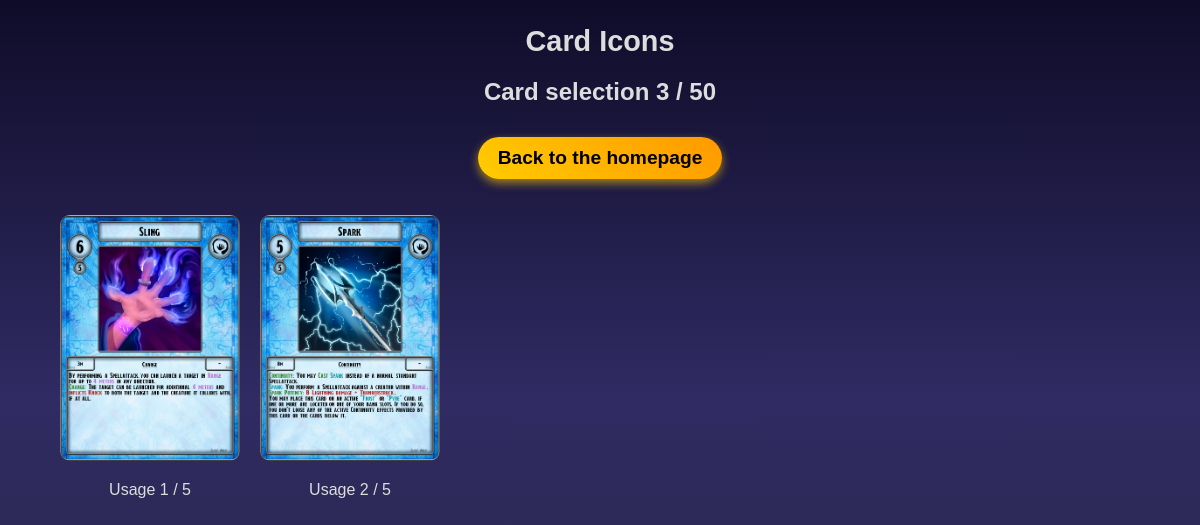
/deck (signed in), run on an earlier commit of the app's database.
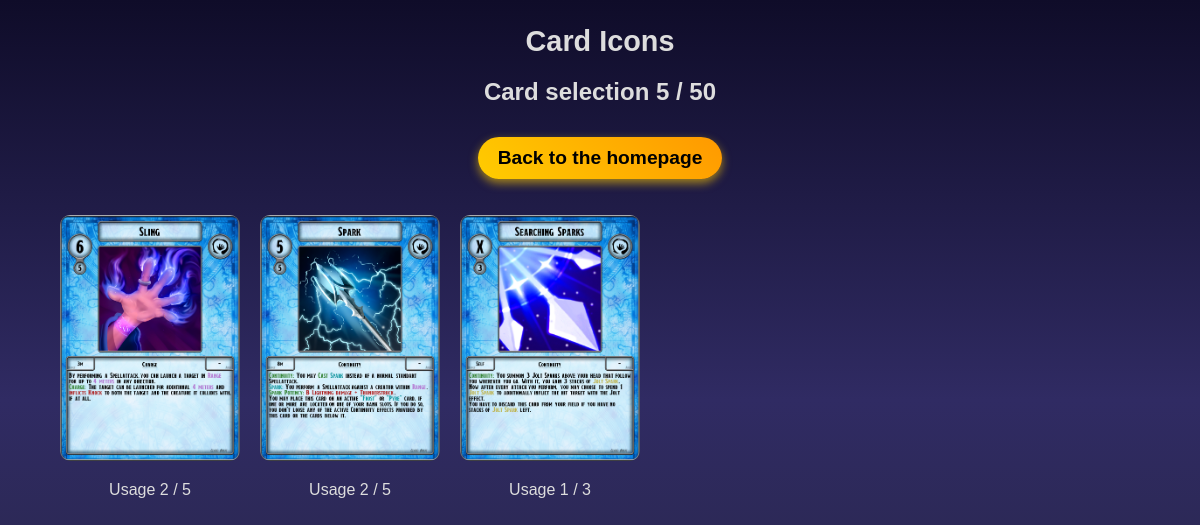
And on a later commit of the database.
### tables this page shows
CREATE TABLE deck(id, card, max, amount);

### main.py (the view)
@app.route('/deck')
def deck():
    user = session.get('username')
    if user is None:
        return redirect(url_for('open_reg_log'))
    else:
        card_usage = get_card_count(user)
        return render_template('deck.html', size_cards=get_deck_amount(user), card_usage=card_usage)

### backend/database.py (called while the page is built)
def transform_username_id(username):
    with con:
        cur_new = con.cursor()
        cmd = 'SELECT id FROM player WHERE username LIKE ?'
        res = cur_new.execute(cmd, (username,))
        result = res.fetchone()
    if result:
        return result[0]
    raise ValueError(f'User {username} not found.')

def get_deck_amount(player):
    player_id = transform_username_id(player)
    cmd = 'SELECT amount FROM deck WHERE id = ?'
    cur.execute(cmd, (player_id, ))
    row = cur.fetchall()
    i = 0
    for x in row:
        i += x[0]
    return i

def get_card_count(player):
    player_id = transform_username_id(player)
    cmd = f'SELECT card, amount FROM deck WHERE id = {player_id}'
    cur.execute(cmd)
    rows = cur.fetchall()
    con.commit()
    return rows

### templates/deck.html (shortened to what this page needs)
<!DOCTYPE html>
<html lang="en">
<head>
    <link rel="stylesheet" href="{{ url_for('static', filename='styles/deck.css') }}">
</head>
<body>
    <div class="container">
        <header>
            <div class="header-content">
                <h1>Card Icons</h1>
                {% if size_cards %}
                <h2 id="karten_title">Card selection {{ size_cards }} / 50</h2>
                {% else %}
                <h2 id="karten_title">Card selection</h2>
                {% endif %}
                <p><a href="/" class="back-button">Back to the homepage</a></p>
            </div>
        </header>
        <div class="card-container">
            {% for image, usage in card_usage %}
            <div class="card">
                <img src="{{ url_for('static', filename='assetsFolder/Cards/' + image) }}" alt="{{ image }}" class="remove-card" data-card="{{ image }}">
                <p>Usage {{ usage }} / {{ image.rsplit('_', 2)[1] }}</p>
            </div>
            {% endfor %}
        </div>
    </div>
</body>
</html>

### static/styles/deck.css (style rules this page uses)
body { margin: 0; padding: 0; display: flex; justify-content: center; align-items: flex-start; min-height: 100vh; font-family: 'Jost', sans-serif; background: linear-gradient(to bottom, #0f0c29, #302b63, #24243e); color: white; }
.container { width: 90%; max-width: 1200px; margin-top: 20px; display: flex; flex-direction: column; align-items: flex-start; }
header { width: 100%; display: flex; justify-content: center; align-items: center; text-align: center; margin-bottom: 20px; }
.header-content { display: flex; flex-direction: column; align-items: center; gap: 10px; }
p { display: flex; flex-direction: column; align-items: center; gap: 3px; color: #ddd; }
h1, h2 { margin: 5px 0; color: #ddd; }
h1 { font-size: 1.8em; }
h2 { font-size: 1.5em; }
.back-button { font-size: 1.2em; font-weight: bold; padding: 10px 20px; background: linear-gradient(45deg, #ffcc00, #ff9900); color: black; text-decoration: none; border-radius: 25px; display: inline-block; transition: all 0.3s ease; box-shadow: 0px 4px 10px rgba(255, 204, 0, 0.6); }
.card-container { display: flex; flex-wrap: wrap; justify-content: flex-start; gap: 20px; width: 100%; }
.card { width: 180px; max-width: 200px; box-sizing: border-box; }
.card img { width: 100%; height: auto; object-fit: contain; cursor: pointer; transition: transform 0.2s ease, box-shadow 0.2s ease; border-radius: 10px; }

What changed in the data, as far as the page shows it:
changed deck (number 1 of 3 on the later page): amount "1" → "2"
added deck: card (picture), amount "1", card "3"
Also different on the page:
{{ size_cards }}: "3" → "5"
